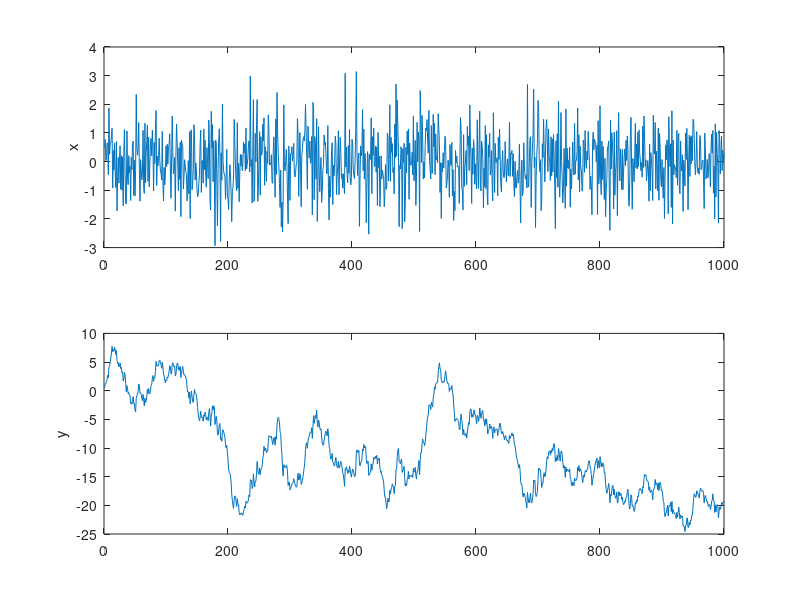

Source code (MATLAB): (Note: this script raises an error after producing the figure.)
% DItutorial5a.m
% Time series analysis

% Simulate random samples from a normal distribution N(0,1)
x = normrnd(0,1,1000,1);

% Integrate x to form another time series y 
y = cumsum(x);

figure
subplot(2,1,1)
plot(x)
ylabel('x')
subplot(2,1,2)
plot(y)
ylabel('y')

% The variance ratio test assesses the null hypothesis that a univariate
%     time series y is a random walk. The null model is
%         y(t) = c + y(t-1) + e(t),
%     where c is a drift constant and e(t) are uncorrelated innovations with
%     zero mean.

[h,pValue] = vratiotest(x)
[h,pValue] = vratiotest(y)

% Interpretation
% x is not a random walk and we therefore reject the null hypothesis (h=1)
% with a p-value < alpha = 0.05
% y is a random walk and we therefore accept the null hypothesis (h=0)
% with a p-value > alpha = 0.05

% what else can we say about x?
[h,pValue,stat,cValue,ratio] = vratiotest(x);
% For a mean-reverting series, the ratio is less than one. 
% Therefore x is mean reverting. 

% DFA of x and y
alphax = dfa(x,1)
alphay = dfa(y,1)

% Interpretation
% DFA alpha = 0.5 implies beta = 2*alpha - 1 = 0 (white noise)
% DFA alpha = 1.5 implies beta = 2*alpha - 1 = 2 (random walk)


% Financial data: S&P500 and Bonds
stocks = hist_stock_data('01012005','31122014','SPY','TLT');
names = {'SPY','TLT'};
p1 = flipud(stocks(1).AdjClose);
p2 = flipud(stocks(2).AdjClose);
d = flipud(datenum(stocks(1).Date,'yyyy-mm-dd'));

figure
plot(d,p1,'r')
hold
plot(d,p2,'g')
datetick('x',10)
legend('Stocks','Bonds','Location','NorthWest');
xlabel('Year')
ylabel('Price')

alpha1 = dfa(p1,1)
alpha2 = dfa(p2,1)

% Interpretation
% DFA alpha = 1.5 implies beta = 2*alpha = 1 = 2 (random walk)

% Volatility 
r1 = log(p1(2:end)) - log(p1(1:end-1));
r2 = log(p2(2:end)) - log(p2(1:end-1));
v1 = abs(r1);
v2 = abs(r2);
dv = d(2:end);

figure
subplot(2,1,1)
plot(dv,v1,'r')
xlabel('Year')
ylabel('Stock Volatility')
subplot(2,1,2)
plot(dv,v2,'g')
datetick('x',10)
xlabel('Year')
ylabel('Bond Volatility')

dfa(v1,1)
dfa(v2,1)



% Moving averages
SMA50 = tsmovavg(p1,'s',50,1);
SMA200 = tsmovavg(p1,'s',200,1);

figure
plot(d,p1,'k');
hold
plot(d,SMA50,'r');
plot(d,SMA200,'g');
datetick('x',10)
xlabel('Year')
ylabel('Price')
